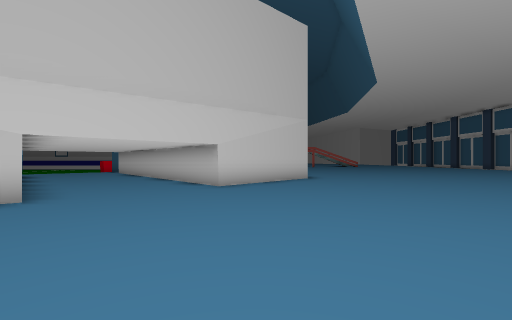
View 1 (above)

24 first-person views from a walk through a scene from a Unity 3-D project. The camera is 1.4 m above the floor, looks level and sees 90° across. The floor is counted in squares, 2 m on a side. Each view is taken from the middle of a square. On the plan, view 1 faces up. The plan holds only what a view shows up to about 9 squares ahead; the rest is blank. The place goes on beyond the plan. The player character is not drawn. Some animated figures are not drawn.

View 2
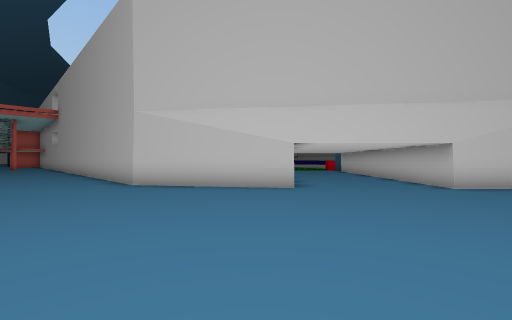

View 3
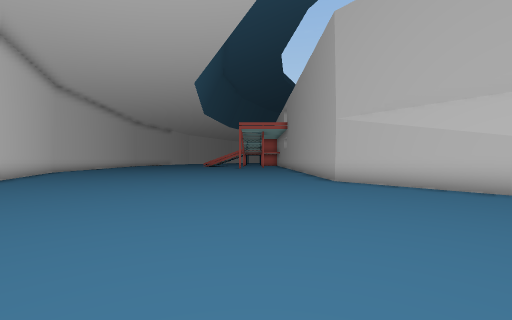

View 4
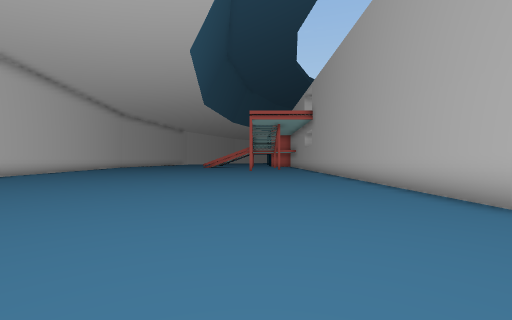

View 5
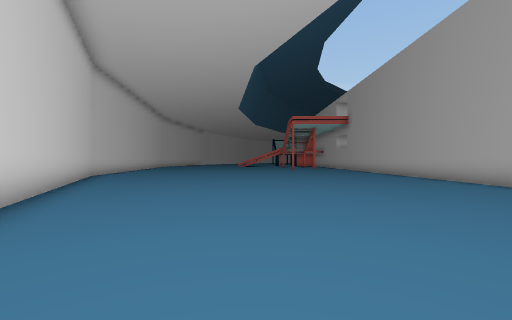

View 6
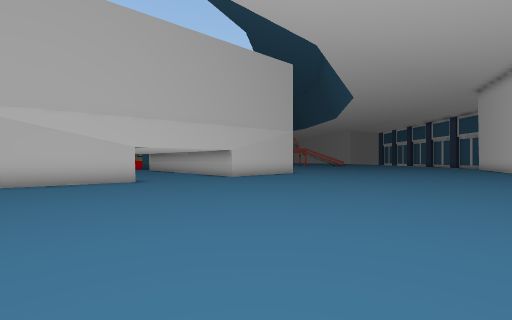

View 7
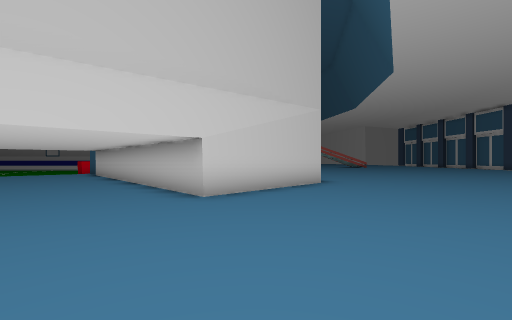

View 8
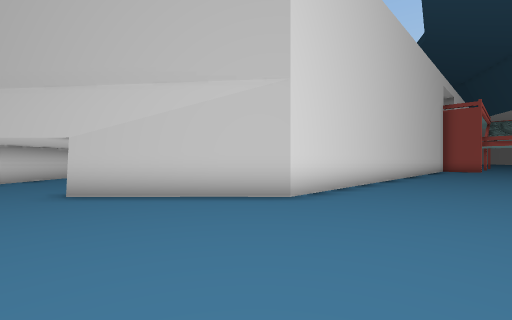

View 9
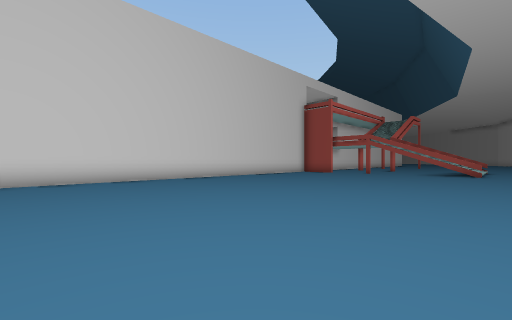

View 10
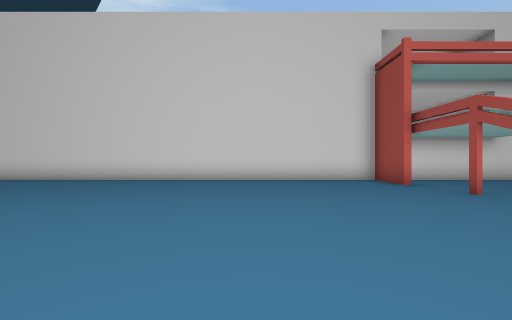

View 11
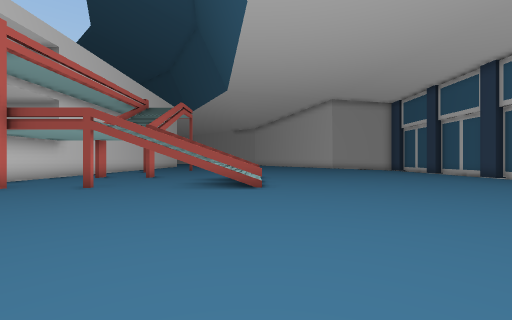

View 12
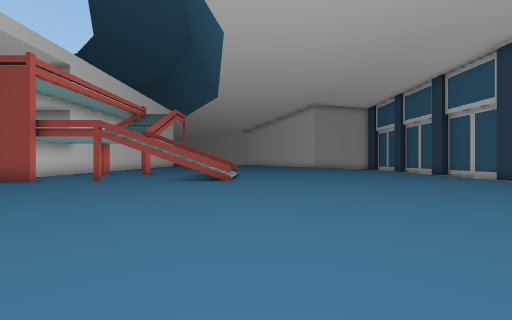

View 13
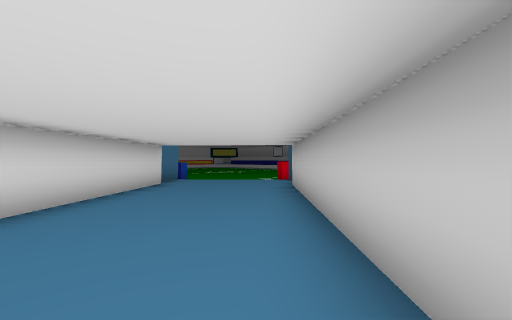

View 14
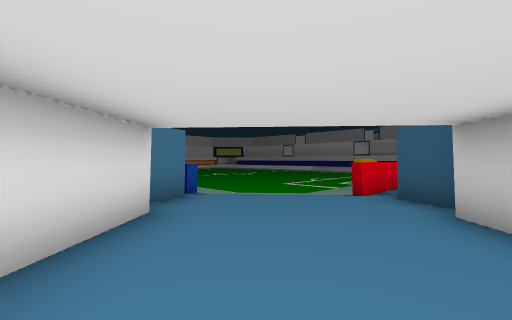

View 15
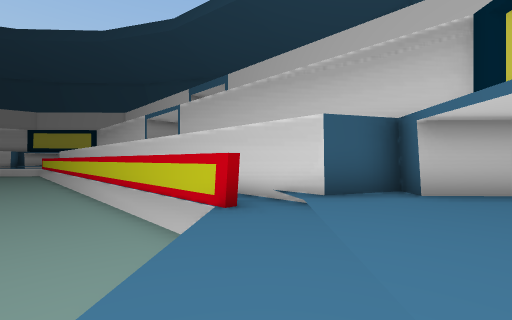

View 16
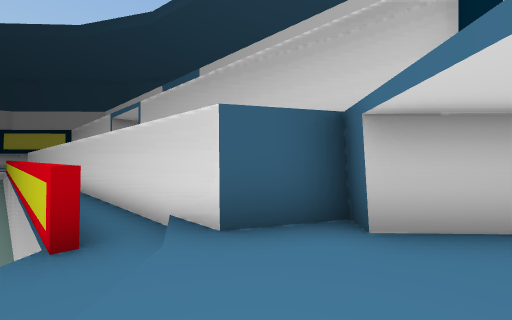

View 17
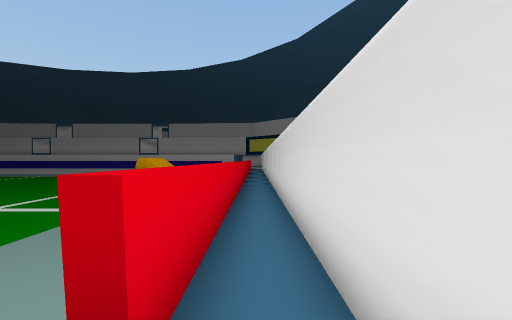

View 18
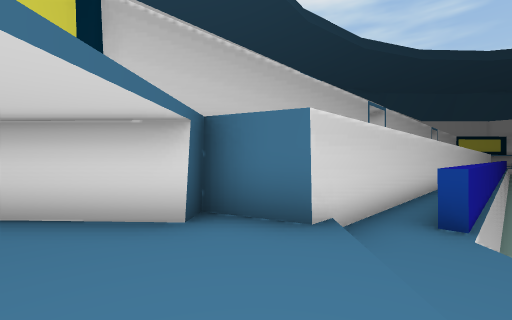

View 19
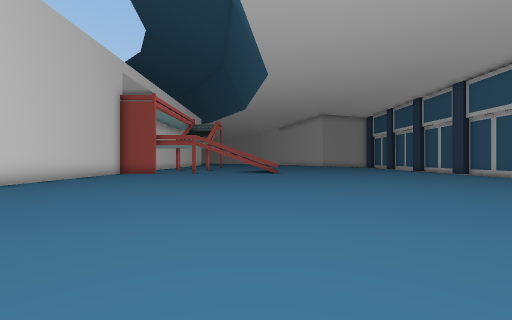

View 20
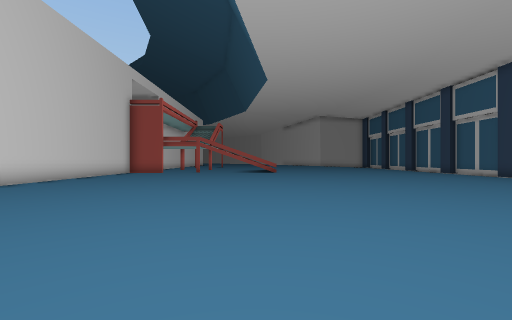

View 21
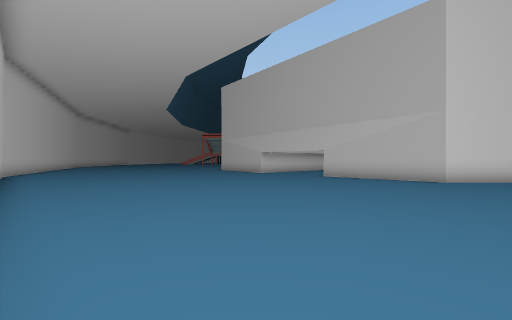

View 22
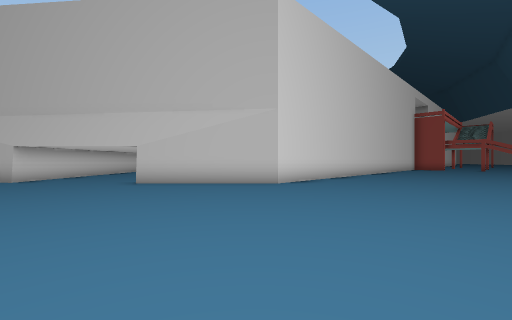

View 23
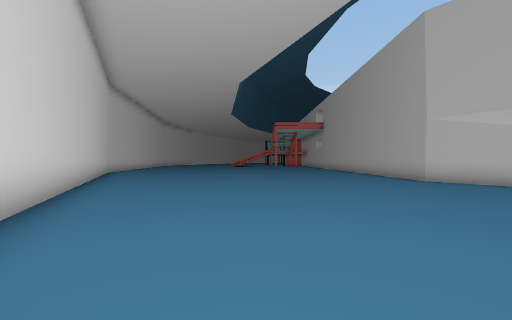

View 24
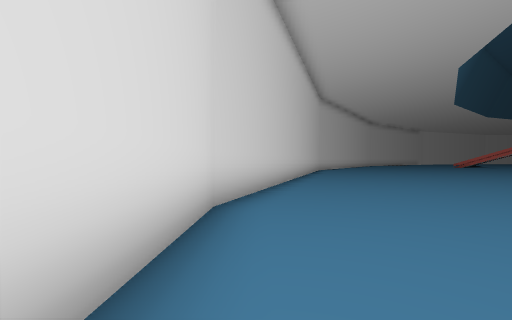

### Floor plan
Key: @ floor where view 1 was taken; # wall or solid block; . main floor; - floor 0.25 m lower than the main floor; / step, stairs or slope; v drop or lower ground.
Columns run from 13 left of view 1 to 19 right of it. Each row starts with its distance up from view 1.
 28                #.....///........
 27                #.....///........
 26                #...#.///........-
 25  vv#           ##......#........-
 24  vv#-#         #................
 23  vv#-#         #...............
 22  vv#-#         #..............
 21 vvv#-#         #...............
 20 vvv#-#         #...............
 19 vvv#-#         #...............
 18  vv#-#         #..............
 17  vv#-#         #.............
 16  vv#-#         #............
 15  vv-/##        #...........
 14 v///..##       #..........
 13 --/....##      #.........
 12 ###.....#      #.........
 11   ##....##     #.......
 10    ##....##   ##......
  9     ##....#####.......
  8      #.....###........
  7      ##.....#........
  6       ##..............
  5        ##..............
  4        ###..............
  3       ##...............
  2 #######...............
  1 .....................
  0 .............@......
 -1 ...................
 -2 .................
 -3 ................
 -4 ...............#
 -5 ..............##
 -6 .............##
 -7 ...........###
 -8 .........###
 -9 .......###
-10 ....####

Positions as (right, up) in squares from view 1, and headings:
1: (0, 0), facing up
2: (0, -1), facing up-left
3: (1, -1), facing left
4: (-4, -2), facing left
5: (-2, -5), facing left
6: (0, -4), facing up
7: (0, 2), facing up
8: (5, 6), facing up-left
9: (11, 12), facing up-left
10: (11, 21), facing left
11: (10, 19), facing up
12: (11, 17), facing up
13: (-3, 8), facing up-left
14: (-7, 10), facing up-left
15: (-12, 13), facing up-right
16: (-10, 13), facing up-right
17: (-9, 15), facing up
18: (-9, 14), facing down-left
19: (9, 12), facing up
20: (9, 11), facing up
21: (10, 4), facing left
22: (7, 4), facing up-left
23: (1, -4), facing left
24: (2, -3), facing down-left
